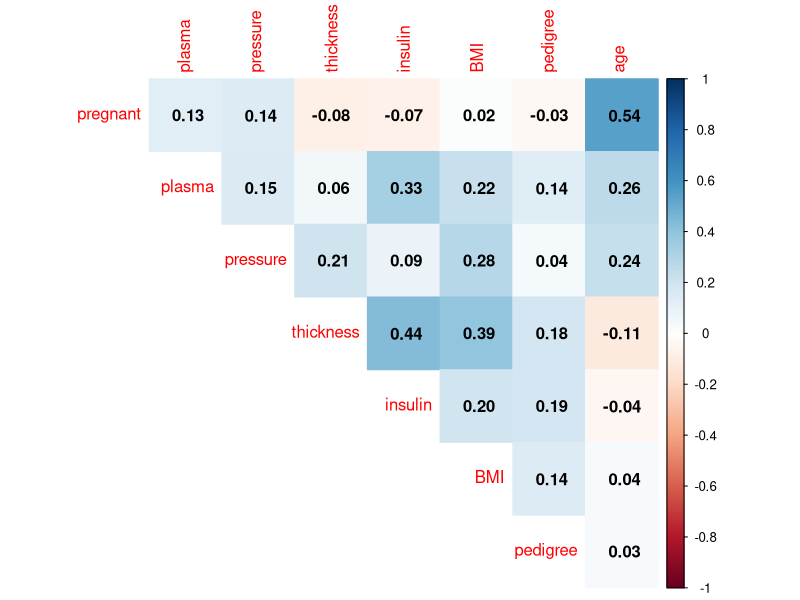
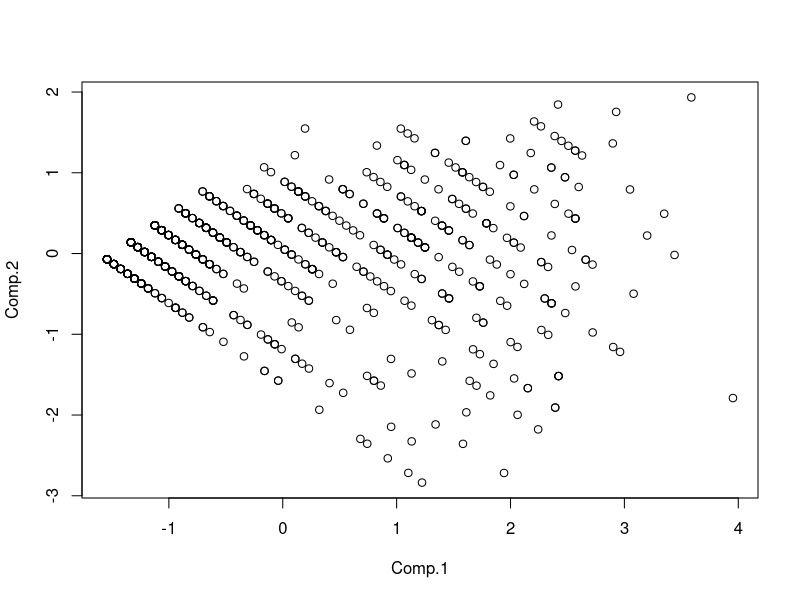
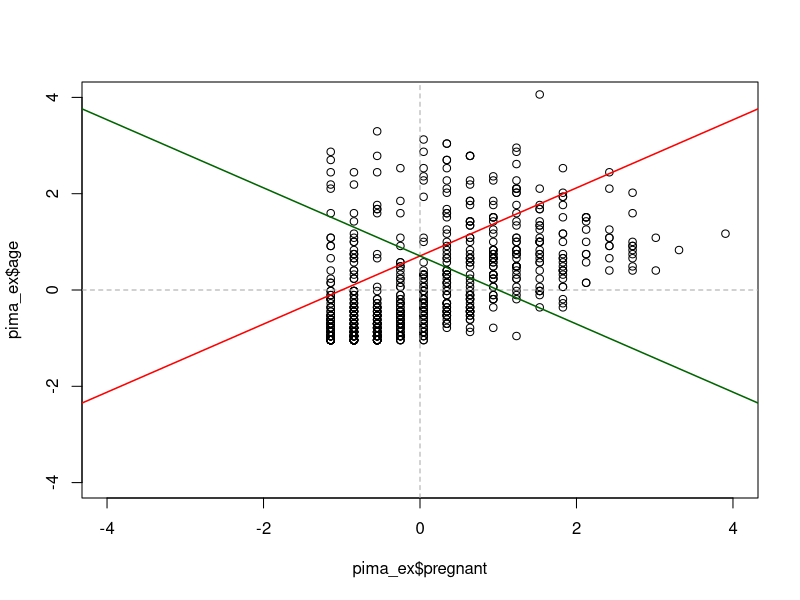
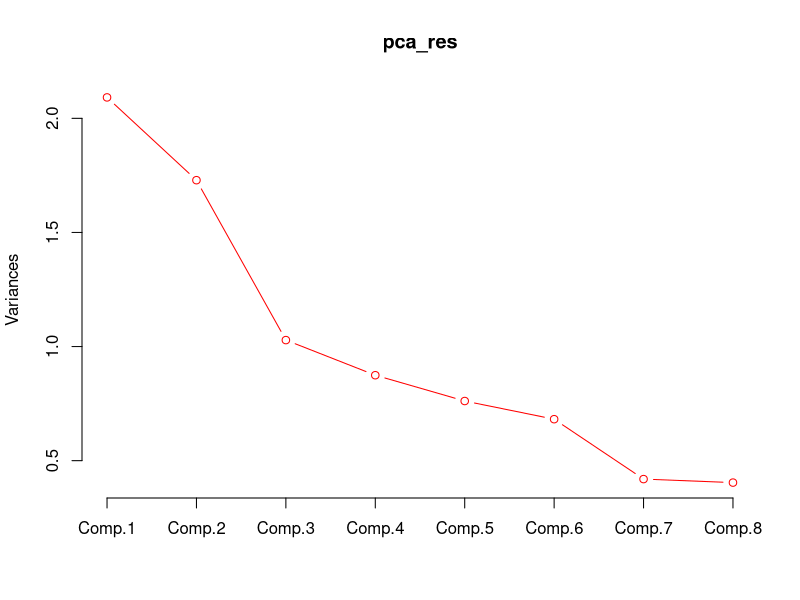
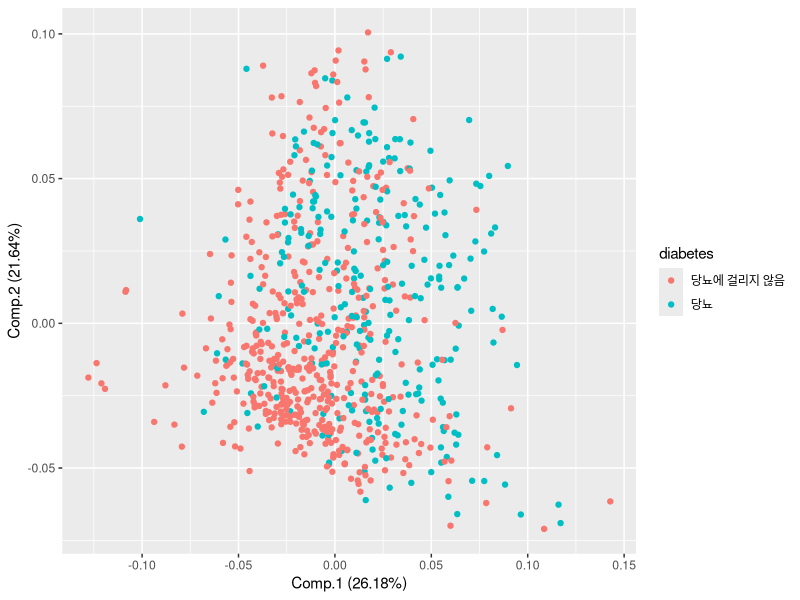
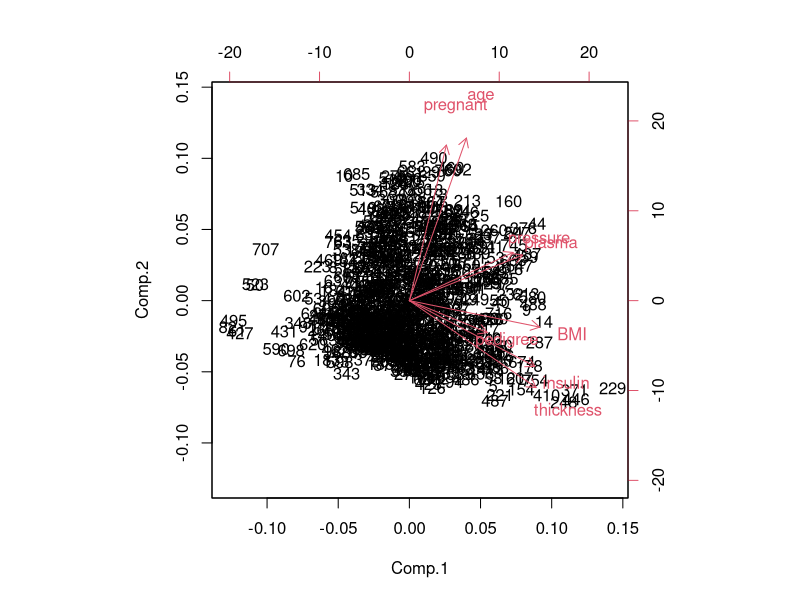

Recreate these plots in R, in order. (Note: this script raises an error after producing the figures.)


######################## 5주차 #########################
###                   주성분분석                     ###
########################################################

## 1. 데이터 불러오기
setwd("C:/Users/hallym/Desktop/[2022-2] 패턴탐색/5주차/")
pima <- read.csv("pima.csv", header = T)

pima$diabetes <- factor(pima$diabetes, levels = c(0, 1),
                        labels = c("당뇨에 걸리지 않음", "당뇨"))


## 2. 데이터 표준화 
str(pima)
pima[, -9] <- scale(pima[, -9])

apply(pima[, -9], 2, mean) ; apply(pima[, -9], 2, sd)

cor_mat <- cor(pima[, -9])
#install.packages("corrplot")
library(corrplot)
corrplot(cor_mat, method = "color", diag = FALSE, type ="upper",
         addCoef.col = "black", number.digits = 2)



## 3. 주성분 분석 실시 
## 1) Bartlett's test of sphericity(구형성 검정) : 주성분분석에 적합한 데이터인가?
library(psych)
cortest.bartlett(R = cor_mat, n = nrow(pima))   # 자유도 : p(p-1)/2

## 2) KMO 테스트 : 다른 변수의 영향을 제거하고 계산하는 "편상관계수" 이용
KMO(cor_mat)


pca_res <- princomp(pima[, -9], cor = F)  
summary(pca_res)  


## 이론을 이해하기 위해 2차원으로 생각해보자 !
## 1 - 공분산행렬 구하기
pima_ex <- pima[c("pregnant", "age")]
cov(pima_ex)   

pca_res2 <- princomp(pima_ex, cor = F)
summary(pca_res2)


## 2 - 고유값과 그 의미 생각하기 
pca_res2$sdev^2    
1.54/2 
0.46/2


## 3 - 고유벡터 구하기
pca_res2$loadings    

## 4 - 새로운 축 PCA1과 PCA2를 기준으로 새로운 좌표 구하기
## PC1의 좌표: 고유벡터 X_1 * 원래변수1 + 고유벡터 X_2 * 원래변수2
head(pca_res2$scores, n = 1)
(pca_res2$loadings[1] * pima_ex$pregnant[1]) + (pca_res2$loadings[2] * pima_ex$age[1])
(pca_res2$loadings[3] * pima_ex$pregnant[1]) + (pca_res2$loadings[4] * pima_ex$age[1])
plot(pca_res2$scores)


## 5 - 시각화 결과 : 기존의 x축과 y축 기준 데이터 vs 새로운 축 PCA1과 PCA2 기준 데이터 
plot(pima_ex$pregnant, pima_ex$age, xlim = c(-4,4), ylim = c(-4,4))  # 분산과 공분산
abline(h = 0, col = "darkgray", lty = 2)
abline(v = 0, col = "darkgray", lty = 2)
abline(a = pca_res2$loadings[1], b = pca_res2$loadings[2], col = "red", lwd = 1.5) 
abline(a = pca_res2$loadings[3], b = pca_res2$loadings[4], col = "darkgreen", lwd = 1.5)


## 6 - 주성분끼리는 직교하므로 상관계수 0!
cor(pca_res2$scores[, 1], pca_res2$scores[, 2])


##7 - PC1과 두 변수의 상관관계 구해보기, 그리고 제곱하면?
## PC1이 pregnant의 분산 중 얼마나 설명하는가? 가져갔는가?
cor(pca_res2$scores[, 1], pima_ex$pregnant)
cor(pca_res2$scores[, 1], pima_ex$age)
cor(pca_res2$scores[, 1], pima_ex$pregnant)^2 + cor(pca_res2$scores[, 1], pima_ex$age)^2

cor(pca_res2$scores[, 2], pima_ex$pregnant)
cor(pca_res2$scores[, 2], pima_ex$age)


## 4. 주성분 분석 결과 
#pca_res <- prcomp(pima[, -9], scale = F)
summary(pca_res)
screeplot(pca_res, col = "red", type = "lines", 
          npcs = length(pca_res$sdev))

library(ggplot2)
library(ggfortify)
autoplot(pca_res, data = pima, col = 'diabetes')


#plot(pca_res$scores)
#text(pca_res$scores, cex = 0.5)
biplot(pca_res, choices = c(1,2))   


pca_res$loadings # 변수들의 가중치(주성분 계수)
pca_1_g <- fviz_cos2(pca_res, choice = "var", axes = 1, top = 5)
pca_2_g <- fviz_cos2(pca_res, choice = "var", axes = 2, top = 5)

cowplot::plot_grid(pca_1_g, pca_2_g, ncol = 2)

#library(factoextra)
#fviz_pca_var(pca_res, col.var = "contrib", 
#             gradient.cols = c("blue", "red"), repel = TRUE)
